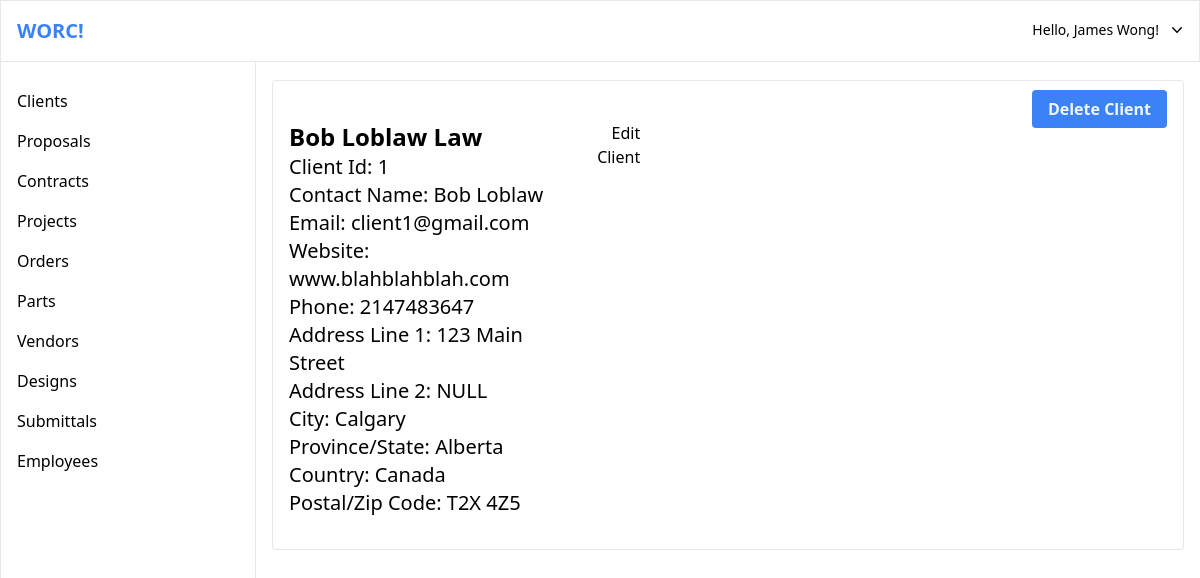
The page /clients/client.php?id=1 (signed in) on the database as committed earlier.
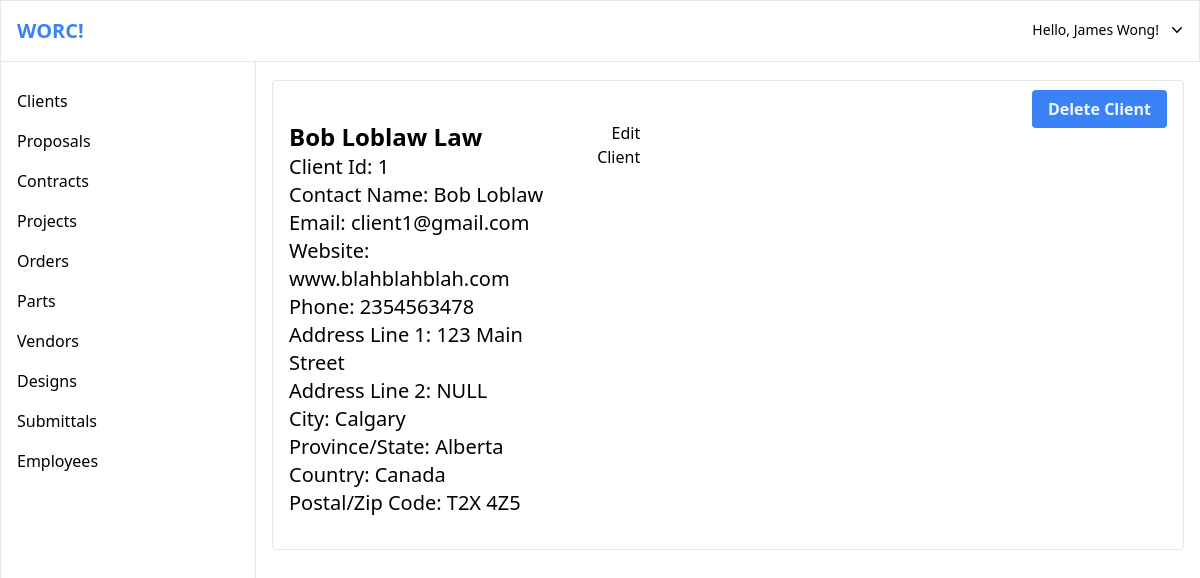
The same page on the database as committed later.
### tables this page shows
CREATE TABLE Client
	(Client_Id			INT			NOT NULL,
	 Company_Name		VARCHAR(255),
	 Contact_Name		VARCHAR(255)    NOT NULL,
	 Email				VARCHAR(255),
	 Phone_No			BIGINT,
	 Website			VARCHAR(255),
	 Address_Line_1		VARCHAR(255)	NOT NULL,
	 Address_Line_2		VARCHAR(255),
	 City				VARCHAR(255)	NOT NULL,
	 Prov_State			VARCHAR(255)	NOT NULL,
	 Country			VARCHAR(255)	NOT NULL,
	 Postal_Zip			VARCHAR(255)	NOT NULL,
	 PRIMARY KEY (Client_Id) );

### data/client.php (called while the page is built, shortened)
<?php
function find_client($db, $Client_Id) {
	$q = "
		SELECT * FROM Client
		WHERE Client_Id = :Client_Id
	";
	$query = $db->prepare($q);
	$query->execute([':Client_Id' => $Client_Id]);
	return $query;
}

### clients/client.php (the view, shortened to what this page needs)
<?php
require_once('../db.php');
require_once('../data/client.php');
$Client_Id = $_GET['id'] ?? '';
$client = find_client($db, $Client_Id);
if(!empty($Client_Id)) {
    $client = $client->fetch();
}
include('../templates/top.php');
?>
<?php
include('../templates/top-bar.php');
?>
<div>
	<?php
	include('../templates/side-bar.php');
	?>
	<div class="pt-16 ml-64">
		<main class="m-4 border rounded">
			<div class="m-4">
				<div class="text-right">
                    <a href="delete.php?id=<?=$Client_Id?>" class="hover:bg-blue-400 bg-blue-500 text-blue-50 py-2 px-4 rounded font-semibold">Delete Client</a>
                </div>
				<section class="flex">
					<div class="w-2/5 mr-4">
						<div class="mb-4 flex">
							<dl class="grow">
								<dt class="font-bold text-2xl"><?=$client['Company_Name'] ?? '' ?></dt>
                                <dt class="text-xl">Client Id: <?=$client['Client_Id'] ?? ''?></dt>
                                <dt class="text-xl">Contact Name: <?=$client['Contact_Name'] ?? ''?></dt>
                                <dt class="text-xl">Email: <?=$client['Email'] ?? ''?></dt>
                                <dt class="text-xl">Website: <?=$client['Website'] ?? ''?></dt>
								<dt class="text-xl">Phone: <?=$client['Phone_No'] ?? ''?></dt>
                                <dt class="text-xl">Address Line 1: <?=$client['Address_Line_1'] ?? ''?></dt>
                                <dt class="text-xl">Address Line 2: <?=$client['Address_Line_2'] ?? ''?></dt>
                                <dt class="text-xl">City: <?=$client['City'] ?? ''?></dt>
                                <dt class="text-xl">Province/State: <?=$client['Prov_State'] ?? ''?></dt>
                                <dt class="text-xl">Country: <?=$client['Country'] ?? ''?></dt>
                                <dt class="text-xl">Postal/Zip Code: <?=$client['Postal_Zip'] ?? ''?></dt>
							</dl>
							<div class="text-right">
								<a href="../clients/edit.php?id=<?=$Client_Id?>" class="hover:text-blue-500">Edit Client</a>
							</div>
						</div>
				</section>
			</div>
		</main>
	</div>
</div>
<?php
include('../templates/bottom.php');
?>

### templates/top.php (shortened to what this page needs)
<!doctype html>
<html>
<head>
 	<script src="https://cdn.tailwindcss.com"></script>
</head>
<body>

### templates/top-bar.php (shortened to what this page needs)
<?php
$first_name = $_SESSION['user']['employee']['First_Name'];
$last_name = $_SESSION['user']['employee']['Last_Name'];
?>
<div class="border flex justify-between p-4 fixed top-0 w-full z-10 bg-white">
	<nav>
		<a href="" class="text-blue-500 text-xl font-bold">WORC!</a>
	</nav>
	<div class="relative inline-block text-left">
		<button onclick="toggle('top-user-dropdown-menu')" type="button" class="inline-flex w-full justify-center bg-white text-sm font-medium hover:text-blue-400" id="top-user-dropdown-button" aria-expanded="true" aria-haspopup="true">
      		Hello, <?=$first_name?> <?=$last_name?>!
      		<svg class="-mr-1 ml-2 h-5 w-5" xmlns="http://www.w3.org/2000/svg" viewBox="0 0 20 20" fill="currentColor" aria-hidden="true">
        		<path fill-rule="evenodd" d="M5.23 7.21a.75.75 0 011.06.02L10 11.168l3.71-3.938a.75.75 0 111.08 1.04l-4.25 4.5a.75.75 0 01-1.08 0l-4.25-4.5a.75.75 0 01.02-1.06z" clip-rule="evenodd" />
      		</svg>
    	</button>
	</div>
</div>

### templates/side-bar.php
<nav class="w-64 h-screen fixed pt-20 border">
	<ul>
		<li class="py-2 px-4">
			<a href="<?=BASE_URL ?>/clients/">Clients</a>
		</li>
		<li class="py-2 px-4"><a href="<?=BASE_URL ?>/proposals/">Proposals</a></li>
		<li class="py-2 px-4"><a href="<?=BASE_URL ?>/contracts/">Contracts</a></li>
		<li class="py-2 px-4">
			<a href="<?=BASE_URL?>/projects/" class="hover:text-blue-500">Projects</a>
		</li>
		<li class="py-2 px-4">
			<a href="<?=BASE_URL?>/order/" class="hover:text-blue-500">Orders</a>
		</li>
		<li class="py-2 px-4">
			<a href="<?=BASE_URL?>/part/" class="hover:text-blue-500">Parts</a>
		</li>
		<li class="py-2 px-4">
			<a href="<?=BASE_URL?>/vendor/" class="hover:text-blue-500">Vendors</a>
		</li>
		<li class="py-2 px-4">
			<a href="<?=BASE_URL ?>/designs/" class="hover:text-blue-500">Designs</a>
		</li>
		<li class="py-2 px-4">
			<a href="<?=BASE_URL ?>/submittals/" class="hover:text-blue-500">Submittals</a>
		</li>
		<li class="py-2 px-4">
			<a href="<?=BASE_URL ?>/employees/" class="hover:text-blue-500">Employees</a>
		</li>
	</ul>
</nav>

Rows that differ between the two databases and show on the page:
changed client "Bob Loblaw Law": Phone_No "2147483647" → "2354563478"
